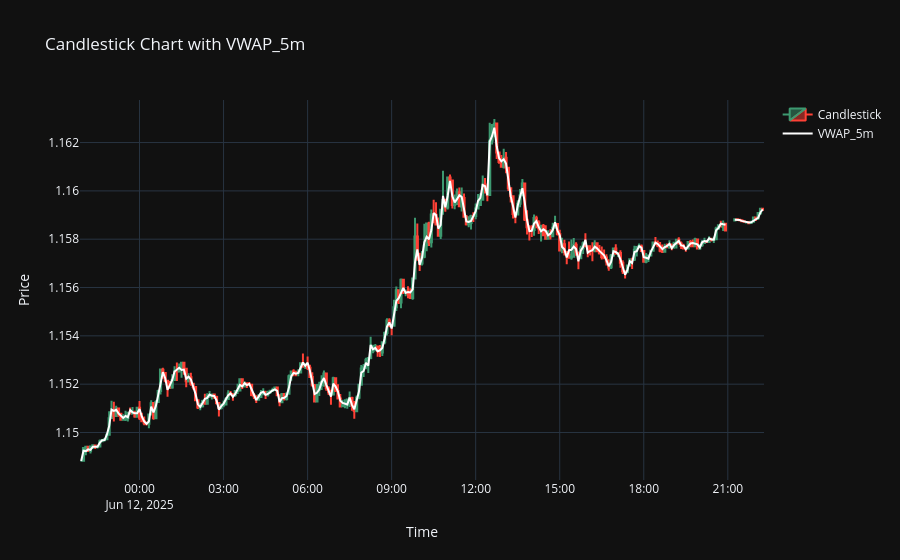
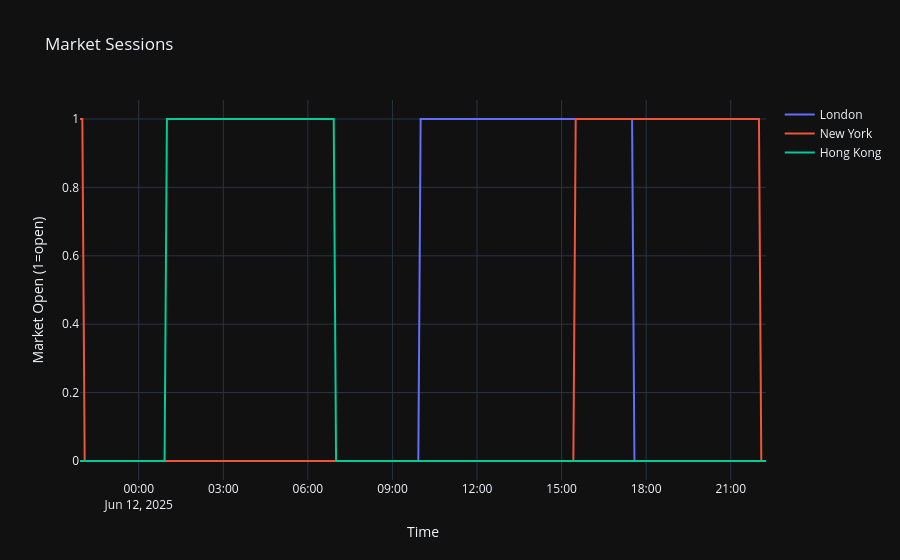
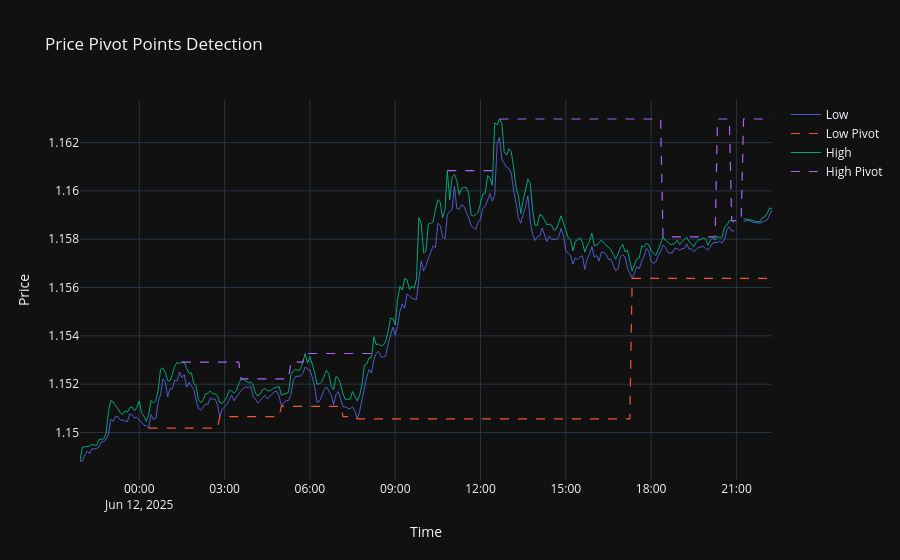
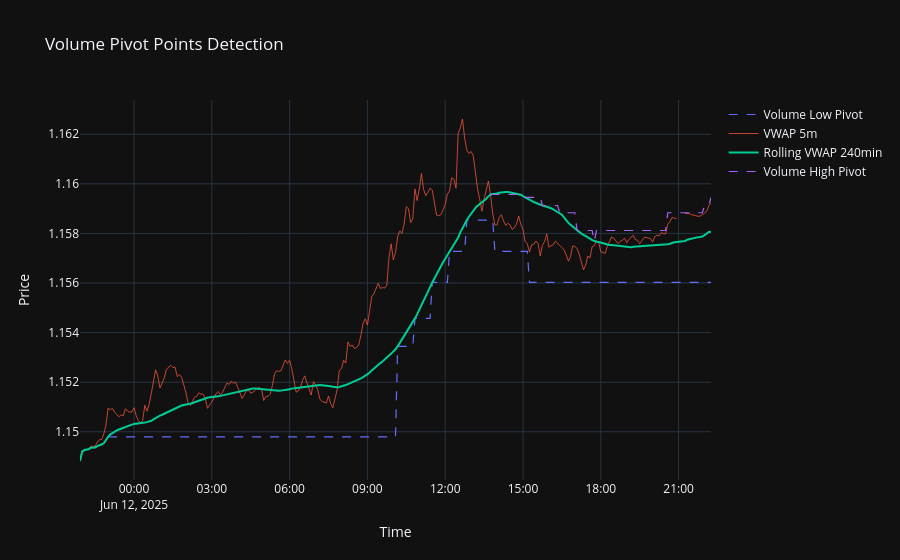

Notebook code cell kept with these figures, in order:
### Markdown cell above
### Visualization

### Code cell
#-------------------------------------------------------------------------------

print("#----------------------------------------------------------------------")
print("Shape:", Features_Data.data.shape)
print("#----------------------------------------------------------------------")
print(Features_Data.data.columns)
print("#----------------------------------------------------------------------")
print(Features_Data.data.head())
print("#----------------------------------------------------------------------")

#-------------------------------------------------------------------------------
df = Features_Data.data.copy()[-300:]

# 1. Candlestick chart with VWAP_5m
fig1 = go.Figure()
fig1.add_trace(go.Candlestick(x=df.index,
                              open=df['Open'],
                              high=df['High'],
                              low=df['Low'],
                              close=df['Close'],
                              name="Candlestick"))
fig1.add_trace(go.Scatter(x=df.index, y=df['VWAP_5m'], mode='lines', name='VWAP_5m', line=dict(color='white')))
fig1.update_layout(title="Candlestick Chart with VWAP_5m", xaxis_title="Time", yaxis_title="Price", template="plotly_dark",xaxis_rangeslider_visible=False,)

# 2. Market session open status
fig2 = go.Figure()
fig2.add_trace(go.Scatter(x=df.index, y=df["London_Open"], mode='lines', name="London"))
fig2.add_trace(go.Scatter(x=df.index, y=df["NY_Open"], mode='lines', name="New York"))
fig2.add_trace(go.Scatter(x=df.index, y=df["HK_Open"], mode='lines', name="Hong Kong"))
fig2.update_layout(title="Market Sessions", xaxis_title="Time", yaxis_title="Market Open (1=open)", template="plotly_dark")

# 3. Pivot points for price
fig3 = go.Figure()
fig3.add_trace(go.Scatter(x=df.index, y=df["Low"], mode='lines', name="Low", line=dict(width=0.8)))
fig3.add_trace(go.Scatter(x=df.index, y=df["Low_Pivot"], mode='lines', name="Low Pivot", line=dict(width=1.2, dash='dash')))
fig3.add_trace(go.Scatter(x=df.index, y=df["High"], mode='lines', name="High", line=dict(width=0.8)))
fig3.add_trace(go.Scatter(x=df.index, y=df["High_Pivot"], mode='lines', name="High Pivot", line=dict(width=1.2, dash='dash')))
fig3.update_layout(title="Price Pivot Points Detection", xaxis_title="Time", yaxis_title="Price", template="plotly_dark")

# 4. Volume pivot points
fig4 = go.Figure()
fig4.add_trace(go.Scatter(x=df.index, y=df["Volume_Low_Pivot"], mode='lines', name="Volume Low Pivot", line=dict(width=1.2, dash='dash')))
fig4.add_trace(go.Scatter(x=df.index, y=df["VWAP_5m"], mode='lines', name="VWAP 5m", line=dict(width=0.8)))
fig4.add_trace(go.Scatter(x=df.index, y=df["Rolling_VWAP_240min"], mode='lines', name="Rolling VWAP 240min"))
fig4.add_trace(go.Scatter(x=df.index, y=df["Volume_High_Pivot"], mode='lines', name="Volume High Pivot", line=dict(width=1.2, dash='dash')))
fig4.update_layout(title="Volume Pivot Points Detection", xaxis_title="Time", yaxis_title="Price", template="plotly_dark")

fig1.show()
fig2.show()
fig3.show()
fig4.show()

### Figure 1 — Plotly figure (JSON) as saved in the notebook; plotly's stock layout.template omitted (floating-point values rounded to 4 significant figures; data arrays with more than 128 entries replaced by an {"elided": "..."} marker saying what was removed)
{"data": [{"close": {"elided": "293 float values"}, "high": {"elided": "293 float values"}, "low": {"elided": "293 float values"}, "name": "Candlestick", "open": {"elided": "293 float values"}, "x": {"elided": "293 str values"}, "type": "candlestick"}, {"line": {"color": "white"}, "mode": "lines", "name": "VWAP_5m", "x": {"elided": "293 str values"}, "y": {"elided": "293 float values"}, "type": "scatter"}], "layout": {"xaxis": {"rangeslider": {"visible": false}, "title": {"text": "Time"}}, "title": {"text": "Candlestick Chart with VWAP_5m"}, "yaxis": {"title": {"text": "Price"}}}}

### Figure 2 — Plotly figure (JSON) as saved in the notebook; plotly's stock layout.template omitted (floating-point values rounded to 4 significant figures; data arrays with more than 128 entries replaced by an {"elided": "..."} marker saying what was removed)
{"data": [{"mode": "lines", "name": "London", "x": {"elided": "293 str values"}, "y": {"elided": "293 int values"}, "type": "scatter"}, {"mode": "lines", "name": "New York", "x": {"elided": "293 str values"}, "y": {"elided": "293 int values"}, "type": "scatter"}, {"mode": "lines", "name": "Hong Kong", "x": {"elided": "293 str values"}, "y": {"elided": "293 int values"}, "type": "scatter"}], "layout": {"title": {"text": "Market Sessions"}, "xaxis": {"title": {"text": "Time"}}, "yaxis": {"title": {"text": "Market Open (1=open)"}}}}

### Figure 3 — Plotly figure (JSON) as saved in the notebook; plotly's stock layout.template omitted (floating-point values rounded to 4 significant figures; data arrays with more than 128 entries replaced by an {"elided": "..."} marker saying what was removed)
{"data": [{"line": {"width": 0.8}, "mode": "lines", "name": "Low", "x": {"elided": "293 str values"}, "y": {"elided": "293 float values"}, "type": "scatter"}, {"line": {"dash": "dash", "width": 1.2}, "mode": "lines", "name": "Low Pivot", "x": {"elided": "293 str values"}, "y": {"elided": "293 float values"}, "type": "scatter"}, {"line": {"width": 0.8}, "mode": "lines", "name": "High", "x": {"elided": "293 str values"}, "y": {"elided": "293 float values"}, "type": "scatter"}, {"line": {"dash": "dash", "width": 1.2}, "mode": "lines", "name": "High Pivot", "x": {"elided": "293 str values"}, "y": {"elided": "293 float values"}, "type": "scatter"}], "layout": {"title": {"text": "Price Pivot Points Detection"}, "xaxis": {"title": {"text": "Time"}}, "yaxis": {"title": {"text": "Price"}}}}

### Figure 4 — Plotly figure (JSON) as saved in the notebook; plotly's stock layout.template omitted (floating-point values rounded to 4 significant figures; data arrays with more than 128 entries replaced by an {"elided": "..."} marker saying what was removed)
{"data": [{"line": {"dash": "dash", "width": 1.2}, "mode": "lines", "name": "Volume Low Pivot", "x": {"elided": "293 str values"}, "y": {"elided": "293 float values"}, "type": "scatter"}, {"line": {"width": 0.8}, "mode": "lines", "name": "VWAP 5m", "x": {"elided": "293 str values"}, "y": {"elided": "293 float values"}, "type": "scatter"}, {"mode": "lines", "name": "Rolling VWAP 240min", "x": {"elided": "293 str values"}, "y": {"elided": "293 float values"}, "type": "scatter"}, {"line": {"dash": "dash", "width": 1.2}, "mode": "lines", "name": "Volume High Pivot", "x": {"elided": "293 str values"}, "y": {"elided": "293 float values"}, "type": "scatter"}], "layout": {"title": {"text": "Volume Pivot Points Detection"}, "xaxis": {"title": {"text": "Time"}}, "yaxis": {"title": {"text": "Price"}}}}
